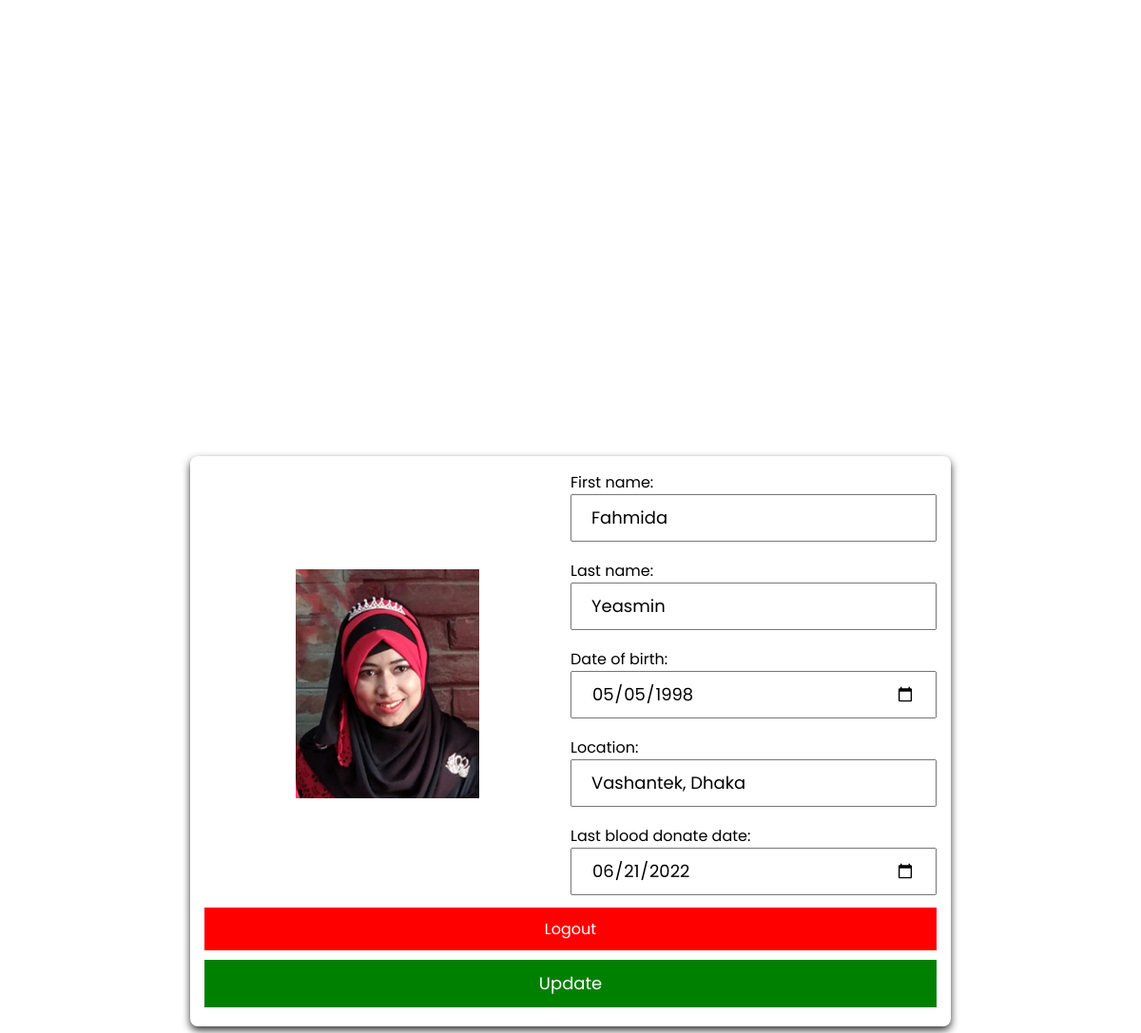
Screenshot of /update_profile.php (signed in) with the database file from the repository.
### tables this page shows
CREATE TABLE `donors` (
  `id` int(11) NOT NULL,
  `f_name` varchar(255) NOT NULL,
  `l_name` varchar(255) NOT NULL,
  `u_name` varchar(255) NOT NULL,
  `dob` date NOT NULL,
  `location` varchar(255) NOT NULL,
  `donate_date` date NOT NULL,
  `blood` varchar(5) NOT NULL,
  `photo` varchar(255) NOT NULL,
  `phone` varchar(11) NOT NULL,
  `fb` varchar(255) NOT NULL,
  `email` varchar(255) NOT NULL,
  `password` varchar(255) NOT NULL,
  `gender` varchar(255) DEFAULT NULL
);

### update_profile.php (the view, shortened to what this page needs)
<?php
    include './include/configuration.php';
    $user_id = $_SESSION['user_id'];
?>
<!DOCTYPE html>
<html lang="en">
<head>
    <link rel="stylesheet" href="./css/style.css">
    <link rel="stylesheet" href="https://cdnjs.cloudflare.com/ajax/libs/font-awesome/6.1.1/css/all.min.css" />
</head>
<body>
    <section id="update_profile">
        <?php
            $load_profile = "SELECT * FROM `donors` WHERE id = '$user_id'";
            $run_query = mysqli_query($conn, $load_profile);
            if(mysqli_num_rows($run_query)){
                $row = mysqli_fetch_assoc($run_query);
            }
        ?>
        <form action="" method="post" enctype="multipart/form-data">
            <div class="flex">
                <div class="left">
                    <img name="profile_img" src="<?php  echo './upload_img/'.$row['photo']; ?>" alt="">
                </div>
                <div class="right">
                    <label for="uname">First name:</label>
                    <input type="text" name="fname" id="fname" value="<?php echo $row['f_name'] ?>">
                    <label for="uname">Last name:</label>
                    <input type="text" name="lname" id="fname" value="<?php echo $row['l_name'] ?>">
                    <label for="dob">Date of birth:</label>
                    <input type="date" name="dob" id="dob" value="<?php echo $row['dob'] ?>">
                    <label for="loc">Location:</label>
                    <input type="text" name="loc" id="loc" value="<?php echo $row['location'] ?>">
                    <label for="last_blood">Last blood donate date:</label>
                    <input type="date" name="last_blood" id="last_blood" value="<?php echo $row['donate_date'] ?>">
                </div>
            </div>
            <div class="btn">
                <a id="logout" name="logout" href="profile.php?logout=<?php echo $user_id; ?>">Logout</a>
                <input id="update" name="update" type="submit" value="Update">
            </div>
        </form>
    </section>
</body>
</html>

### css/style.css (style rules this page uses)
* { margin: 0; padding: 0; box-sizing: border-box; font-family: 'Poppins', sans-serif; }
.left { width: 50%; }
.right { width: 50%; }
#register, #profile, #update_profile { width: 800px; padding: 15px; box-shadow: 0 4px 8px rgba(0, 0, 0, 0.8); border-radius: 8px; }
#profile .flex, #update_profile .flex { display: flex; }
#profile .left, #profile .right, #update_profile .left, #update_profile .right { width: 50%; }
#profile .left img, #update_profile img { max-width: 50%; }
#profile .left, #update_profile .left { display: flex; align-items: center; justify-content: center; }
#update_profile { height: 600px; }
#update_profile .right { overflow-y: scroll; height: 450px; }
#update_profile #update { background-color: green; color: white; cursor: pointer; outline: none; border: none; }
#update_profile #logout { width: 100%; padding: 10px; background-color: red; color: white; display: block; margin: 10px 0; text-align: center; text-decoration: none; }
#register input, #login input, #update_profile input { width: 100%; height: 50px; padding: 0 20px; margin-bottom: 18px; outline: none; font-size: 18px; }

### update_profile.php (style rules this page uses)
* { margin: 0; padding: 0; box-sizing: border-box; }
body { display: flex; align-items: center; justify-content: center; min-height: 100vh; }

### rows the page displays
donors: photo (picture), fname "Fahmida", lname "Yeasmin", dob "05/05/1998", loc "Vashantek, Dhaka", last_blood "06/21/2022"
